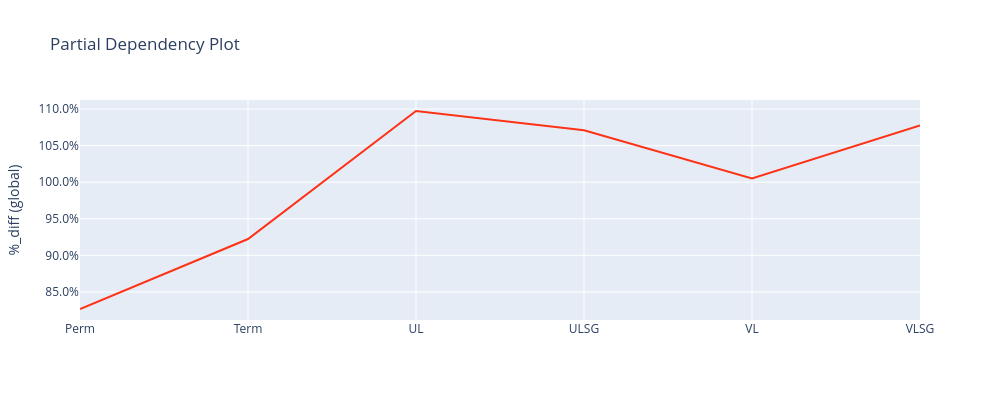

Notebook code for this chart:
### Markdown cell above
### PDP

### Code cell
charters.pdp(
    model=model,
    df=md_encoded[((md_encoded["duration"] <= 30))],
    x_axis="duration",
    line_color="insurance_plan",
    weight="amount_exposed",
    secondary="death_count",
    mapping=mapping,
    display=True,
)

### Figure 1 — Plotly figure (JSON) as saved in the notebook; plotly's stock layout.template omitted (floating-point values rounded to 4 significant figures)
{"data": [{"line": {"color": "#FD3216"}, "mode": "lines", "name": "Overall", "type": "scatter", "x": ["Perm", "Term", "UL", "ULSG", "VL", "VLSG"], "xaxis": "x", "y": [0.8266, 0.9223, 1.097, 1.071, 1.005, 1.078], "yaxis": "y"}], "layout": {"height": 400, "legend": {"title": {"text": "Overall"}}, "title": {"text": "Partial Dependency Plot"}, "width": 1000, "xaxis": {"anchor": "y", "domain": [0, 1]}, "yaxis": {"anchor": "x", "domain": [0, 1], "tickformat": ".1%", "title": {"text": "%_diff (global)"}}}}
